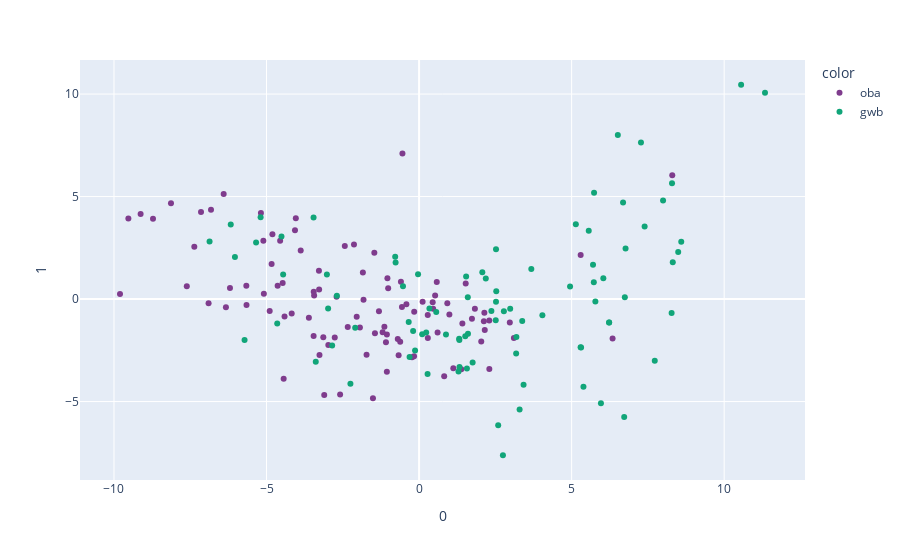

This figure's notebook cell:
### Code cell
fig = px.scatter(pcafit, 
                 x=0, 
                 y=1, 
                 color=combined['source'],
                 hover_name=combined['date'],
                 color_discrete_sequence=px.colors.qualitative.Bold)
fig.show()
